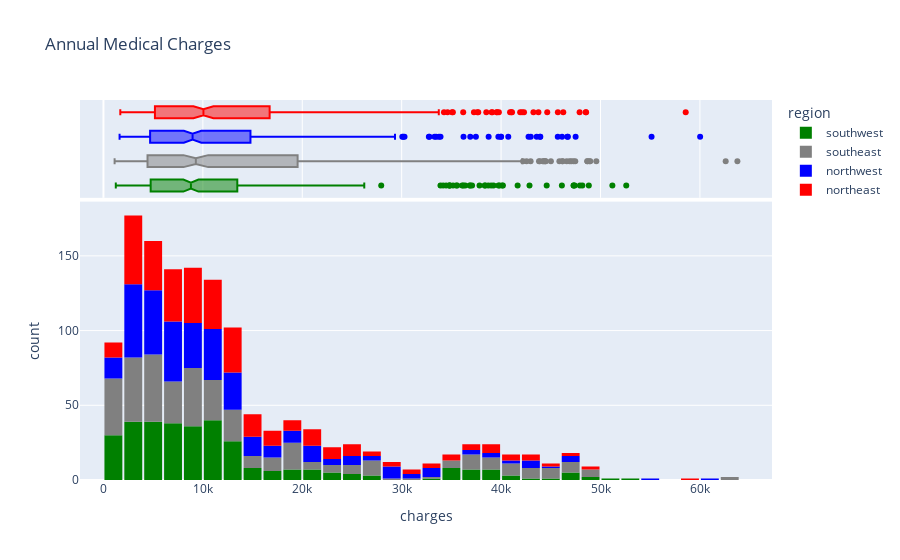

Notebook source saved alongside this figure:
### Code cell
fig = px.histogram(medical_df, 
                   x='charges', 
                   marginal='box', 
                   color='region', 
                   color_discrete_sequence=['green', 'grey','blue','red'], 
                   title='Annual Medical Charges')
fig.update_layout(bargap=0.1)
fig.show()

### Figure 1 — Plotly figure (JSON) as saved in the notebook; plotly's stock layout.template omitted (floating-point values rounded to 4 significant figures; data arrays with more than 128 entries replaced by an {"elided": "..."} marker saying what was removed)
{"data": [{"alignmentgroup": "True", "bingroup": "x", "hovertemplate": "region=southwest<br>charges=%{x}<br>count=%{y}<extra></extra>", "legendgroup": "southwest", "marker": {"color": "green", "pattern": {"shape": ""}}, "name": "southwest", "offsetgroup": "southwest", "orientation": "v", "showlegend": true, "type": "histogram", "x": {"elided": "325 float values"}, "xaxis": "x", "yaxis": "y"}, {"alignmentgroup": "True", "hovertemplate": "region=southwest<br>charges=%{x}<extra></extra>", "legendgroup": "southwest", "marker": {"color": "green"}, "name": "southwest", "notched": true, "offsetgroup": "southwest", "showlegend": false, "type": "box", "x": {"elided": "325 float values"}, "xaxis": "x2", "yaxis": "y2"}, {"alignmentgroup": "True", "bingroup": "x", "hovertemplate": "region=southeast<br>charges=%{x}<br>count=%{y}<extra></extra>", "legendgroup": "southeast", "marker": {"color": "grey", "pattern": {"shape": ""}}, "name": "southeast", "offsetgroup": "southeast", "orientation": "v", "showlegend": true, "type": "histogram", "x": {"elided": "364 float values"}, "xaxis": "x", "yaxis": "y"}, {"alignmentgroup": "True", "hovertemplate": "region=southeast<br>charges=%{x}<extra></extra>", "legendgroup": "southeast", "marker": {"color": "grey"}, "name": "southeast", "notched": true, "offsetgroup": "southeast", "showlegend": false, "type": "box", "x": {"elided": "364 float values"}, "xaxis": "x2", "yaxis": "y2"}, {"alignmentgroup": "True", "bingroup": "x", "hovertemplate": "region=northwest<br>charges=%{x}<br>count=%{y}<extra></extra>", "legendgroup": "northwest", "marker": {"color": "blue", "pattern": {"shape": ""}}, "name": "northwest", "offsetgroup": "northwest", "orientation": "v", "showlegend": true, "type": "histogram", "x": {"elided": "325 float values"}, "xaxis": "x", "yaxis": "y"}, {"alignmentgroup": "True", "hovertemplate": "region=northwest<br>charges=%{x}<extra></extra>", "legendgroup": "northwest", "marker": {"color": "blue"}, "name": "northwest", "notched": true, "offsetgroup": "northwest", "showlegend": false, "type": "box", "x": {"elided": "325 float values"}, "xaxis": "x2", "yaxis": "y2"}, {"alignmentgroup": "True", "bingroup": "x", "hovertemplate": "region=northeast<br>charges=%{x}<br>count=%{y}<extra></extra>", "legendgroup": "northeast", "marker": {"color": "red", "pattern": {"shape": ""}}, "name": "northeast", "offsetgroup": "northeast", "orientation": "v", "showlegend": true, "type": "histogram", "x": {"elided": "324 float values"}, "xaxis": "x", "yaxis": "y"}, {"alignmentgroup": "True", "hovertemplate": "region=northeast<br>charges=%{x}<extra></extra>", "legendgroup": "northeast", "marker": {"color": "red"}, "name": "northeast", "notched": true, "offsetgroup": "northeast", "showlegend": false, "type": "box", "x": {"elided": "324 float values"}, "xaxis": "x2", "yaxis": "y2"}], "layout": {"bargap": 0.1, "barmode": "relative", "legend": {"title": {"text": "region"}, "tracegroupgap": 0}, "title": {"text": "Annual Medical Charges"}, "xaxis": {"anchor": "y", "domain": [0, 1], "title": {"text": "charges"}}, "xaxis2": {"anchor": "y2", "domain": [0, 1], "matches": "x", "showgrid": true, "showticklabels": false}, "yaxis": {"anchor": "x", "domain": [0, 0.7326], "title": {"text": "count"}}, "yaxis2": {"anchor": "x2", "domain": [0.7426, 1], "matches": "y2", "showgrid": false, "showline": false, "showticklabels": false, "ticks": ""}}}
